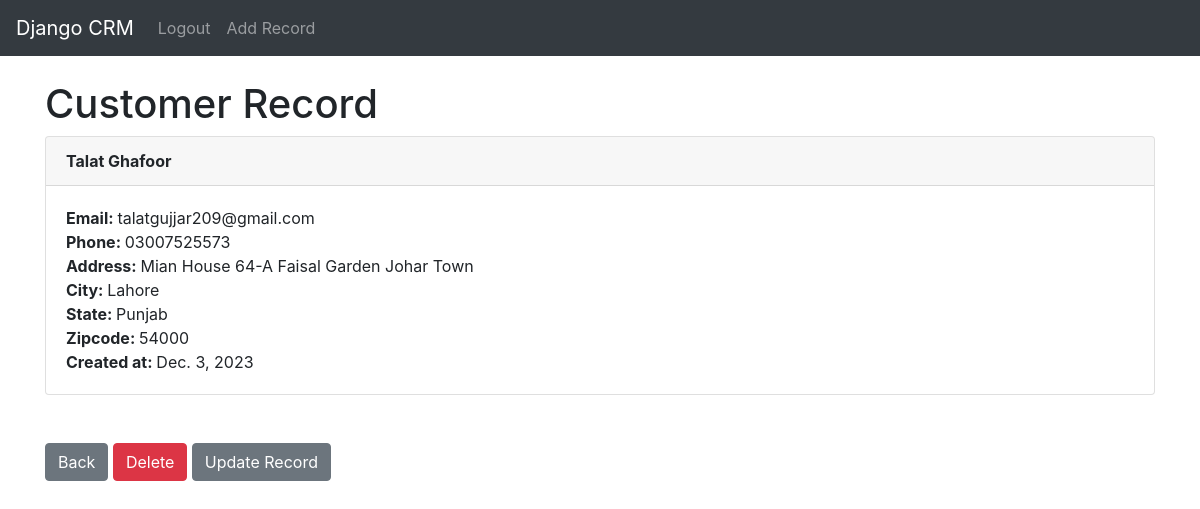
The app's page /record/4 (signed in) with its own data.
### crm/models.py (models this page shows, shortened)
class Record(models.Model):
    created_at = models.DateField(auto_now_add=True)
    first_name = models.CharField(max_length=50)
    last_name = models.CharField(max_length=50)
    email = models.CharField(max_length=100)
    phone = models.CharField(max_length=15)
    address = models.CharField(max_length=100)
    city = models.CharField(max_length=50)
    state = models.CharField(max_length=50)
    zipcode = models.CharField(max_length=20)

### crm/views.py (the view)
# urls.py: path('record/<int:pk>', views.customer_record, name= 'record'),
def customer_record(request, pk):
    if request.user.is_authenticated:
        customer_record = Record.objects.get(id=pk)
        return render(request, 'record.html', {'customer_record':customer_record})
    else:
        messages.success(request, "You must be loged In")
        return redirect('home')

### crm/templates/record.html
{% extends 'base.html' %}
{% block content %}
<h1>Customer Record</h1>
<div class="card">
    <div class="card-header"> <strong>
      {{customer_record.first_name}}
      {{ customer_record.last_name }}
    </strong>
    </div>
    <div class="card-body">
        <p class="card-text">
            <strong>Email: </strong>{{customer_record.email}} <br>
            <strong>Phone: </strong>     {{customer_record.phone}}    <br>
            <strong>Address: </strong>   {{customer_record.address}}   <br>
            <strong>City: </strong>  {{customer_record.city}}     <br>
            <strong>State: </strong> {{customer_record.state}}    <br>
            <strong>Zipcode: </strong> {{customer_record.zipcode}}    <br>
            <strong>Created at: </strong> {{customer_record.created_at}}</p>
    </div>
  </div>
 <br>
 <br>
 <a href="{% url 'home' %}" class="btn btn-secondary">Back</a>
 <a href="{% url 'delete_record' customer_record.id %}" class="btn btn-danger">Delete</a>
 <a href="{% url 'update_record' customer_record.id %}" class="btn btn-secondary">Update Record</a>
{%endblock%}

### records on screen
Record: first_name "Talat", last_name "Ghafoor", email "talatgujjar209@gmail.com", phone "03007525573", address "Mian House 64-A Faisal Garden Johar Town", city "Lahore", state "Punjab", zipcode "54000", created_at "Dec. 3, 2023"
